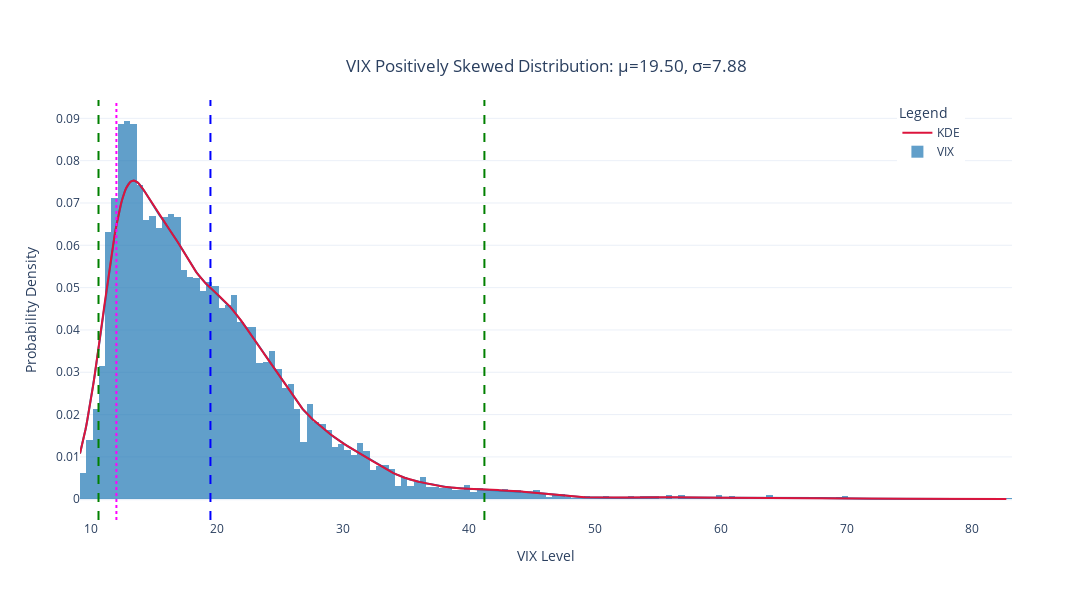

The cell this chart's notebook holds for it:
### Code cell
import os
import sys
import numpy as np
import pandas as pd
import plotly.graph_objs as go
import plotly.figure_factory as ff
from datetime import datetime
from fredapi import Fred
from scipy.stats import gaussian_kde
import importlib

# Add the src directory to sys.path
src_path = os.path.expanduser('~/Desktop/GitHub/SPX_Analysis/src')
sys.path.append(src_path)

import fetcher
importlib.reload(fetcher)
from fetcher import SeriesFetcher

def fetch_vix_data():
    """
    Fetch VIX data from the FRED API using SeriesFetcher.
    
    Returns:
        pd.Series: A series containing VIX data.
    """
    VIXCLS = SeriesFetcher('VIXCLS')
    vix_df = VIXCLS.get_series_data()
    return vix_df

def plot_vix_distribution(vix_df):
    """
    Plot the distribution and statistics of VIX data using Plotly.

    Parameters:
        vix_df (pd.Series): A series containing VIX data.
    """
    today = pd.Timestamp.now().date()
    mu = np.mean(vix_df)
    sigma = np.std(vix_df)

    hist_data = [vix_df]
    group_labels = ['VIX']

    # Create distplot with custom bin_size
    fig = ff.create_distplot(hist_data, group_labels, bin_size=0.5, show_rug=False)

    # Compute KDE using gaussian_kde
    kde = gaussian_kde(vix_df)
    x_vals = np.linspace(min(vix_df), max(vix_df), 1000)
    kde_vals = kde(x_vals)

    # Add KDE plot
    fig.add_trace(
        go.Scatter(
            x=x_vals,
            y=kde_vals,
            mode='lines',
            name='KDE',
            line=dict(color='crimson')
        )
    )

    # Add vertical lines for mean and percentiles
    fig.add_vline(x=np.percentile(vix_df, 2), line=dict(color='green', dash='dash'), annotation_text='2nd percentile', annotation_position='top left')
    fig.add_vline(x=np.percentile(vix_df, 98), line=dict(color='green', dash='dash'), annotation_text='98th percentile', annotation_position='top right')
    fig.add_vline(x=mu, line=dict(color='blue', dash='dash'), annotation_text=f'Mean: {mu:.2f}', annotation_position='top left')
    fig.add_vline(x=vix_df.iloc[-1], line=dict(color='magenta', dash='dot'), annotation_text=f'Current: {vix_df.iloc[-1]:.2f}', annotation_position='top right')

    # Update layout
    fig.update_layout(
        title={
            'text': f'VIX Positively Skewed Distribution: μ={mu:.2f}, σ={sigma:.2f}',
            'y': 0.9,
            'x': 0.5,
            'xanchor': 'center',
            'yanchor': 'top'
        },
        xaxis_title='VIX Level',
        yaxis_title='Probability Density',
        legend_title='Legend',
        legend=dict(
            x=.95,
            y=1,
            xanchor='right',
            yanchor='top',
        ),
        template='plotly_white',
        width=1100,  # Set the width of the plot
        height=600,   # Set the height of the plot
        annotations=[
            dict(
                text=f'Source: Federal Reserve Bank of St. Louis\nUpdated: {today}',
                xref='paper', yref='paper',
                x=0, y=-0.2,
                showarrow=False,
                font=dict(size=12, color='grey'),
                xanchor='left', yanchor='top'
            ),
            dict(
                text='Helms Deep\nVIX Index Histogram Study',
                xref='paper', yref='paper',
                x=1, y=-0.2,
                showarrow=False,
                font=dict(size=12, color='grey'),
                xanchor='right', yanchor='top'
            )
        ]
    )

    # Show the plot
    fig.show()

if __name__ == "__main__":
    vix_df = fetch_vix_data()
    print(vix_df.tail())
    plot_vix_distribution(vix_df)

### Figure 1 — Plotly figure (JSON) as saved in the notebook; plotly's stock layout.template omitted (floating-point values rounded to 4 significant figures; data arrays with more than 128 entries replaced by an {"elided": "..."} marker saying what was removed)
{"data": [{"histnorm": "probability density", "legendgroup": "VIX", "marker": {"color": "rgb(31, 119, 180)"}, "name": "VIX", "opacity": 0.7, "type": "histogram", "x": {"elided": "8705 float values"}, "xaxis": "x", "xbins": {"end": 82.69, "size": 0.5, "start": 9.14}, "yaxis": "y"}, {"legendgroup": "VIX", "marker": {"color": "rgb(31, 119, 180)"}, "mode": "lines", "name": "VIX", "showlegend": false, "type": "scatter", "x": {"elided": "500 float values"}, "xaxis": "x", "y": {"elided": "500 float values"}, "yaxis": "y"}, {"line": {"color": "crimson"}, "mode": "lines", "name": "KDE", "type": "scatter", "x": {"elided": "1000 float values"}, "y": {"elided": "1000 float values"}}], "layout": {"annotations": [{"font": {"color": "grey", "size": 12}, "showarrow": false, "text": "Source: Federal Reserve Bank of St. Louis\nUpdated: 2024-07-04", "x": 0, "xanchor": "left", "xref": "paper", "y": -0.2, "yanchor": "top", "yref": "paper"}, {"font": {"color": "grey", "size": 12}, "showarrow": false, "text": "Helms Deep\nVIX Index Histogram Study", "x": 1, "xanchor": "right", "xref": "paper", "y": -0.2, "yanchor": "top", "yref": "paper"}, {"font": {"color": "grey", "size": 12}, "showarrow": false, "text": "Source: Federal Reserve Bank of St. Louis\nUpdated: 2024-07-04", "x": 0, "xanchor": "left", "xref": "paper", "y": -0.2, "yanchor": "top", "yref": "paper"}, {"font": {"color": "grey", "size": 12}, "showarrow": false, "text": "Helms Deep\nVIX Index Histogram Study", "x": 1, "xanchor": "right", "xref": "paper", "y": -0.2, "yanchor": "top", "yref": "paper"}], "barmode": "overlay", "height": 600, "hovermode": "closest", "legend": {"title": {"text": "Legend"}, "traceorder": "reversed", "x": 0.95, "xanchor": "right", "y": 1, "yanchor": "top"}, "shapes": [{"line": {"color": "green", "dash": "dash"}, "type": "line", "x0": 10.61, "x1": 10.61, "xref": "x", "y0": 0, "y1": 1, "yref": "y domain"}, {"line": {"color": "green", "dash": "dash"}, "type": "line", "x0": 41.25, "x1": 41.25, "xref": "x", "y0": 0, "y1": 1, "yref": "y domain"}, {"line": {"color": "blue", "dash": "dash"}, "type": "line", "x0": 19.5, "x1": 19.5, "xref": "x", "y0": 0, "y1": 1, "yref": "y domain"}, {"line": {"color": "magenta", "dash": "dot"}, "type": "line", "x0": 12.03, "x1": 12.03, "xref": "x", "y0": 0, "y1": 1, "yref": "y domain"}], "title": {"text": "VIX Positively Skewed Distribution: μ=19.50, σ=7.88", "x": 0.5, "xanchor": "center", "y": 0.9, "yanchor": "top"}, "width": 1100, "xaxis": {"anchor": "y2", "autorange": true, "domain": [0, 1], "range": [9.14, 83.14], "title": {"text": "VIX Level"}, "type": "linear", "zeroline": false}, "yaxis": {"anchor": "free", "autorange": true, "domain": [0, 1], "position": 0, "range": [-0.004908, 0.09434], "title": {"text": "Probability Density"}, "type": "linear"}}}
